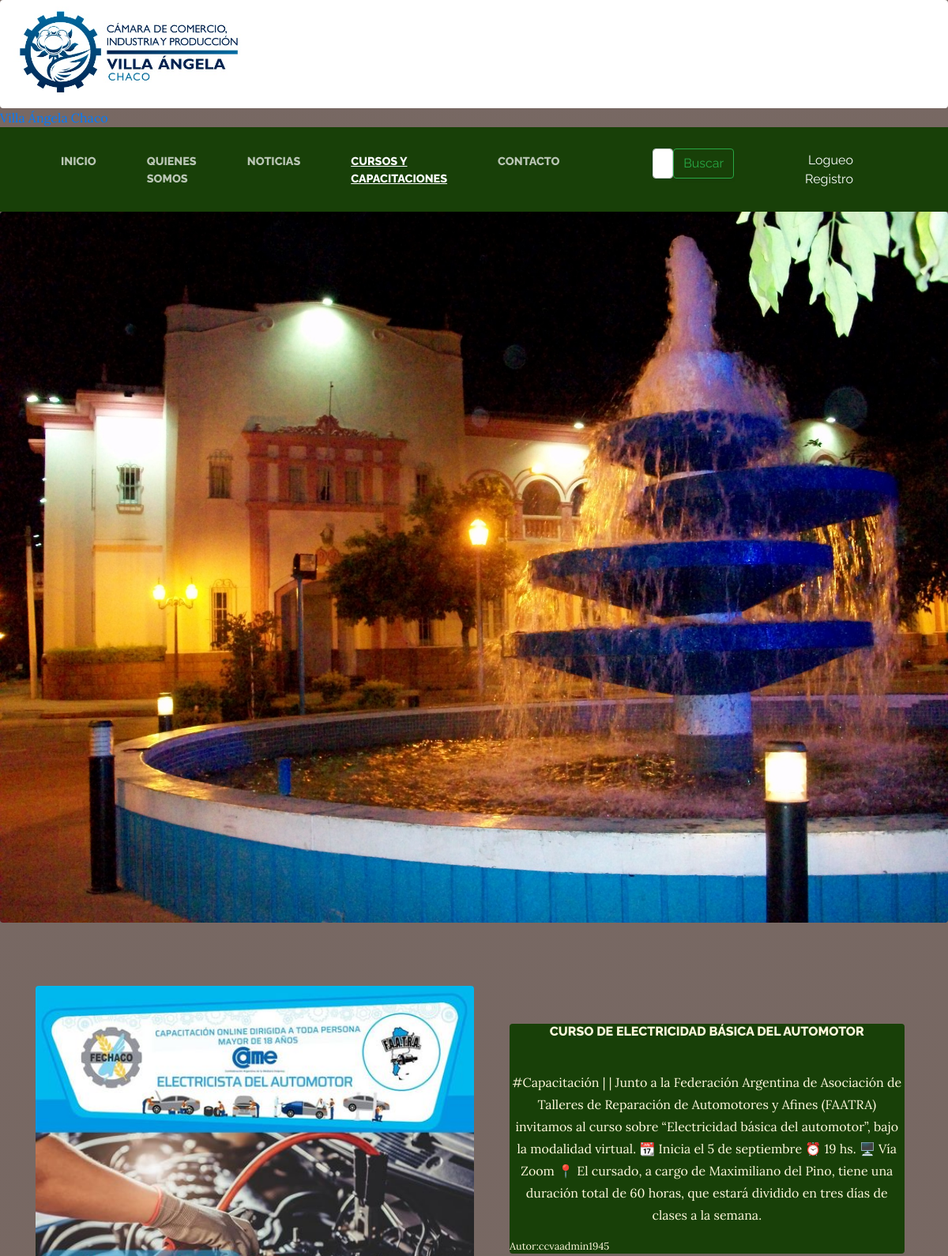
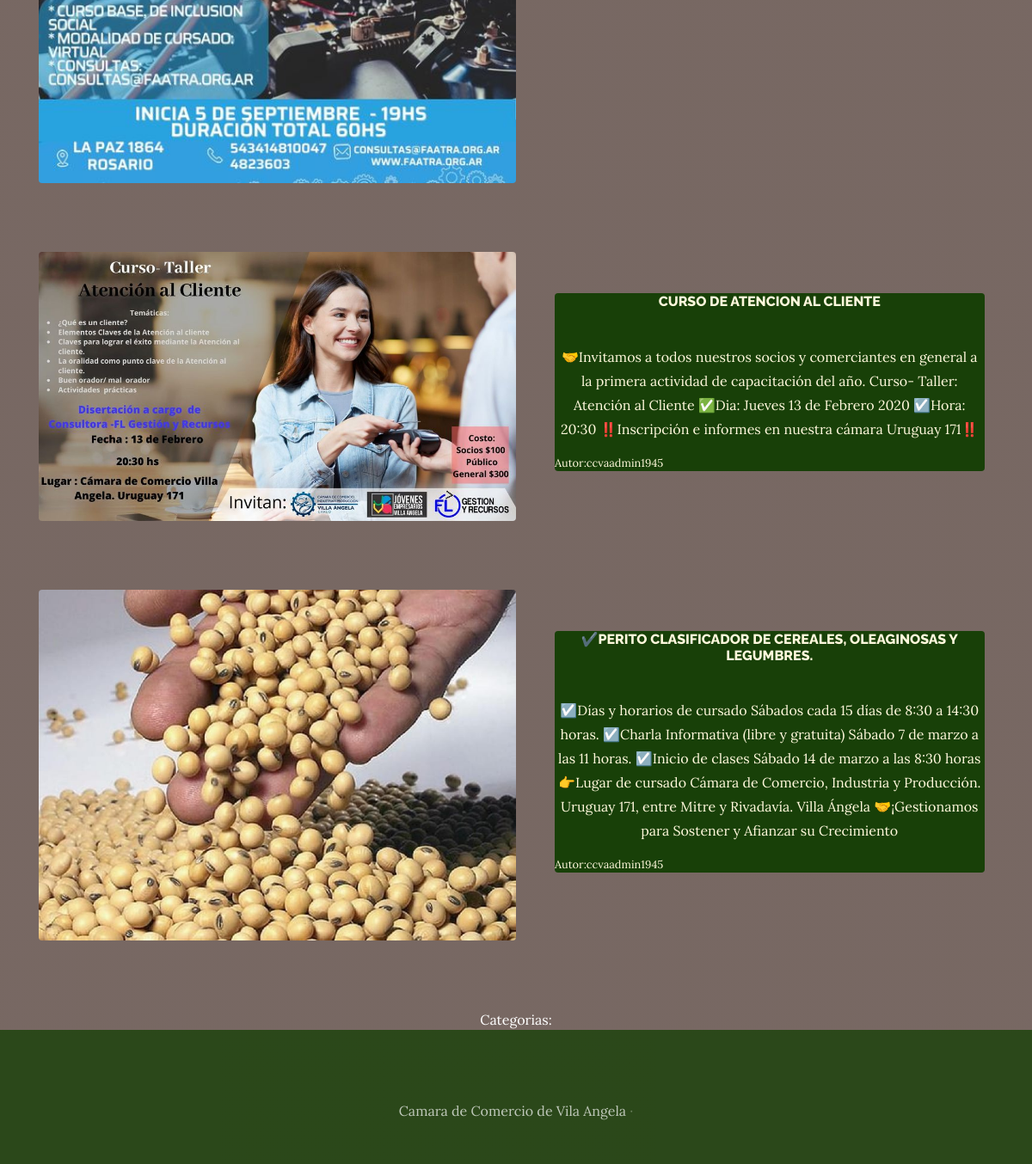
Screenshot of /cursos/ with the database file from the repository (2 pictures, top to bottom).
### cursos/models.py (models this page shows)
class Curso(models.Model):
      titulo=models.CharField(max_length=100)
      contenido=models.TextField()
      imagen=models.ImageField(upload_to="Cursos", null=True, blank=True)
      autor=models.ForeignKey(User, on_delete=models.CASCADE)
      categorias=models.ManyToManyField(Tipo)
      created=models.DateTimeField(auto_now_add=True)
      updated=models.DateTimeField(auto_now_add=True)
      class Meta:
        verbose_name='curso'
        verbose_name_plural='cursos'

### cursos/views.py (the view)
# urls.py: path('',views.cursos, name="cursos"),
def cursos(request):
    cursos=Curso.objects.all()
    return render(request, "cursos/cursos.html", {"cursos": cursos})

### cursos/templates/cursos/cursos.html (shortened to what this page needs)
{% extends "proyectoccvaapp/base.html" %}
{% load static %}
{% block content %}
   {% for curso in cursos %}
   <section class="page-section clearfix">
      <div class="container">
        <div class="intro">
          <img class="intro-img img-fluid mb-3 mb-lg-0 rounded" src="{{curso.imagen.url}}" alt="" style="width:50%;">
          <div class="intro-text left-0 text-center bg-faded p-6 rounded">
            <h2 class="section-heading mb-4" >
              <span class="section-heading-upper">{{curso.titulo}}</span>
              <span class="section-heading-upper"></span>
            </h2>
            <p class="mb-3">
              {{curso.contenido}}            </p>
            <div style="text-align: left; font-size: 0.8em;">
            Autor:{{curso.autor}}
            </div>
          </div>
        </div>
      </div>
    </section>
    {% endfor %}
    <section>
      <div style="width: 75%;margin:auto; text-align: center; color: white;">
        Categorias:
    </div>
    </section>
{% endblock %}

### proyectoccvaapp/static/proyectoccvaapp/css/gestion.css (style rules this page uses)
body { font-family: 'Lora'; background: linear-gradient(rgba(47, 23, 15, 0.65), rgba(47, 23, 15, 0.65)), url("../img/bg_main.jpg"); background-attachment: fixed; background-position: center; background-size: cover; }
h1, h2, h3, h4, h5, h6 { font-family: 'Raleway'; }
p { line-height: 1.75; }
.page-section { margin-top: 5rem; margin-bottom: 5rem; }
.section-heading { text-transform: uppercase; }
.section-heading .section-heading-upper { display: block; font-size: 1rem; font-weight: 800; padding-bottom:.5rem; }
.bg-faded { background-color: rgba(255, 255, 255, 0.85); }
.intro { position: relative; }
@media (min-width: 992px) { .intro .intro-img { width: 75%; float: left; } }
@media (min-width: 992px) { .intro .intro-text { left: 600; width: 60%; margin-top: 3rem; background-color: rgba(24, 64, 8); color: cornsilk; position: absolute; } }
@media (min-width: 1200px) { .intro .intro-text { width: 45%; } }

### rows the page displays
Curso: imagen (picture), titulo "CURSO DE ELECTRICIDAD BÁSICA DEL AUTOMOTOR", contenido "#Capacitación | | Junto a la Federación Argentina de Asociación de Talleres de Reparación de Automotores y Afines (FAATRA) invitamos al curso sobre “Electricidad básica del automotor”, bajo la modalidad virtual. 📆 Inicia el 5 de septiembre ⏰ 19 hs. 🖥️ Vía Zoom 📍 El cursado, a cargo de Maximiliano del Pino, tiene una duración total de 60 horas, que estará dividido en tres días de clases a la semana.", autor "ccvaadmin1945"
Curso: imagen (picture), titulo "CURSO DE ATENCION AL CLIENTE", contenido "🤝Invitamos a todos nuestros socios y comerciantes en general a la primera actividad de capacitación del año. Curso- Taller: Atención al Cliente ✅Dia: Jueves 13 de Febrero 2020 ☑️Hora: 20:30 ‼️Inscripción e informes en nuestra cámara Uruguay 171‼️", autor "ccvaadmin1945"
Curso: imagen (picture), titulo "✔️PERITO CLASIFICADOR DE CEREALES, OLEAGINOSAS Y LEGUMBRES.", contenido "☑️Días y horarios de cursado Sábados cada 15 días de 8:30 a 14:30 horas. ☑️Charla Informativa (libre y gratuita) Sábado 7 de marzo a las 11 horas. ☑️Inicio de clases Sábado 14 de marzo a las 8:30 horas 👉Lugar de cursado Cámara de Comercio, Industria y Producción. Uruguay 171, entre Mitre y Rivadavía. Villa Ángela 🤝¡Gestionamos para Sostener y Afianzar su Crecimiento", autor "ccvaadmin1945"
